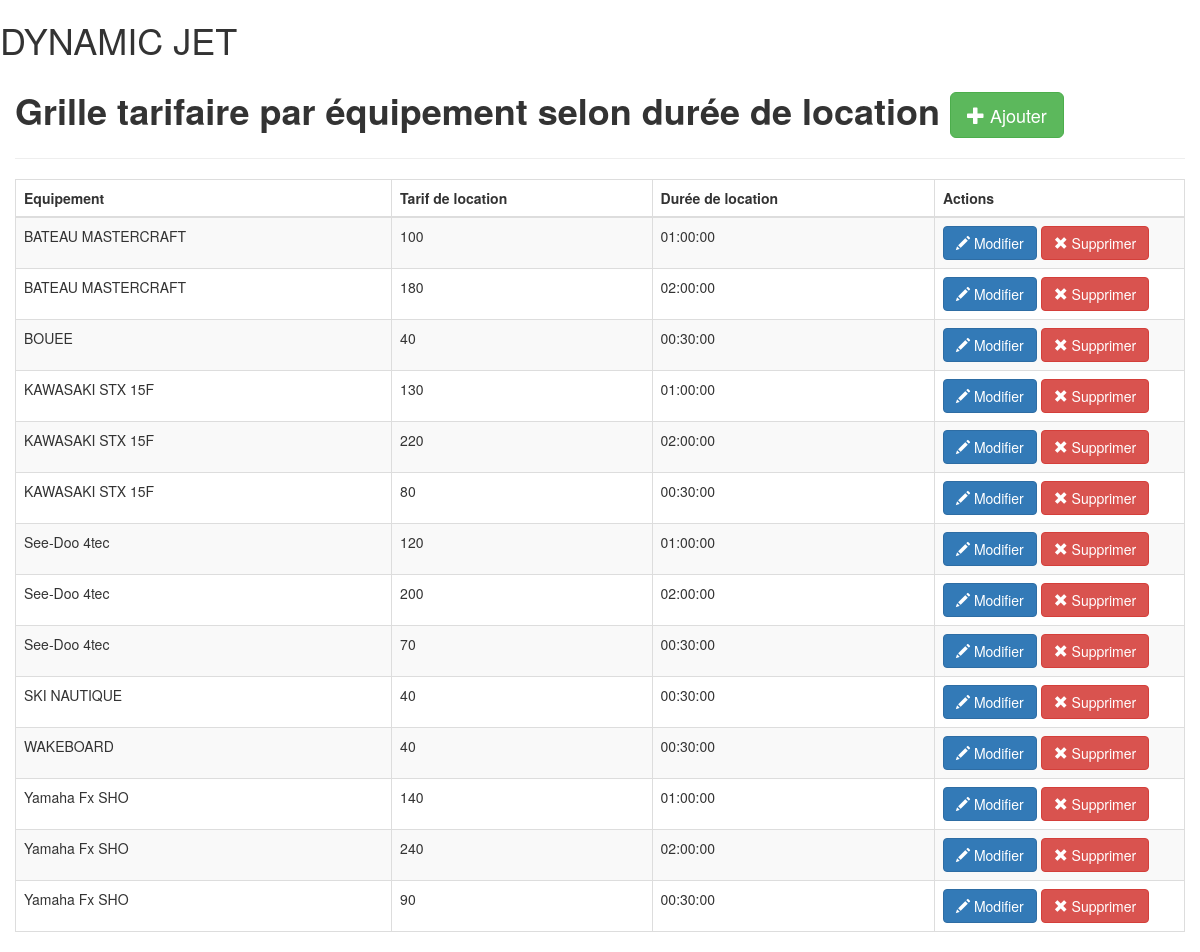
Screenshot of /tarif/index.php with the database file from the repository.
### tables this page shows
CREATE TABLE IF NOT EXISTS `tariflocation` (
  `id_tarif` int(11) NOT NULL AUTO_INCREMENT,
  `tarifloc` int(11) NOT NULL,
  `equipement` int(11) NOT NULL,
  `duree` int(11) NOT NULL,
  PRIMARY KEY (`id_tarif`),
  KEY `fk_id_equipement_equipements` (`equipement`),
  KEY `fk_id_dureelocation_dureelocation` (`duree`)
);

CREATE TABLE IF NOT EXISTS `equipements` (
  `id` int(11) NOT NULL AUTO_INCREMENT,
  `nom` varchar(255) NOT NULL,
  `description` varchar(255) NOT NULL,
  `puissance` float NOT NULL,
  `etat` varchar(30) NOT NULL,
  `image` varchar(255) DEFAULT NULL,
  PRIMARY KEY (`id`)
);

CREATE TABLE IF NOT EXISTS `dureelocation` (
  `id_duree` int(11) NOT NULL AUTO_INCREMENT,
  `temps` time NOT NULL,
  PRIMARY KEY (`id_duree`)
);

### tarif/index.php (the view, shortened to what this page needs)
<!DOCTYPE html>
<html>
    <head>
        <link rel="stylesheet" href="https://maxcdn.bootstrapcdn.com/bootstrap/3.3.6/css/bootstrap.min.css">
        <link rel="stylesheet" href="">
    </head>
    <body>
        <h1 class="text-logo"> DYNAMIC JET</h1>
        <div class="container admin">
          <div class="row">
              <h1><strong>Grille tarifaire par équipement selon durée de location </strong><a href="insert.php" class="btn btn-success btn-lg"><span class="glyphicon glyphicon-plus"></span> Ajouter</a></h1>
              <hr>
              <table class="table table-striped table-bordered">
                <thead>
                  <tr>
                    <th>Equipement</th>
                    <th>Tarif de location</th>
                    <th>Durée de location</th>
                    <th>Actions</th>
                  </tr>
                </thead>
                <tbody>
                    <?php
                      $db = Database::connect();
                      $statement = $db->query
                      ('SELECT id_tarif,tarifloc,equipements.nom,dureelocation.temps
                      FROM tariflocation
                      INNER JOIN equipements ON equipements.id = tariflocation.equipement
                      INNER JOIN dureelocation ON dureelocation.id_duree = tariflocation.duree
                      ORDER BY nom ASC');
                      while($tariflocations = $statement->fetch())
                      {
                          echo '<tr>';
                          echo '<td>'. $tariflocations['nom'] . '</td>';
                          echo '<td>'. $tariflocations['tarifloc'] . '</td>';
                          echo '<td>'. $tariflocations['temps'] . '</td>';
                          echo '<td width=250>';
                          echo '<a class="btn btn-primary" href="update.php?id='.$tariflocations['id_tarif'].'"><span class="glyphicon glyphicon-pencil"></span>  Modifier </a>';
                          echo '<a class="btn btn-danger" href="delete.php?id='.$tariflocations['id_tarif'].'"><span class="glyphicon glyphicon-remove"></span>  Supprimer </a>';
                          echo '</td>';
                          echo '</tr>';
                       }
                    ?>
                </tbody>
              </table>
          </div>
      </div>
  </body>
</html>

### rows the page displays
tariflocation: equipement.nom "BATEAU MASTERCRAFT", tarifloc "100", duree.temps "01:00:00"
tariflocation: equipement.nom "BATEAU MASTERCRAFT", tarifloc "180", duree.temps "02:00:00"
tariflocation: equipement.nom "BOUEE", tarifloc "40", duree.temps "00:30:00"
tariflocation: equipement.nom "KAWASAKI STX 15F", tarifloc "130", duree.temps "01:00:00"
tariflocation: equipement.nom "KAWASAKI STX 15F", tarifloc "220", duree.temps "02:00:00"
tariflocation: equipement.nom "KAWASAKI STX 15F", tarifloc "80", duree.temps "00:30:00"
tariflocation: equipement.nom "See-Doo 4tec", tarifloc "120", duree.temps "01:00:00"
tariflocation: equipement.nom "See-Doo 4tec", tarifloc "200", duree.temps "02:00:00"
tariflocation: equipement.nom "See-Doo 4tec", tarifloc "70", duree.temps "00:30:00"
tariflocation: equipement.nom "SKI NAUTIQUE", tarifloc "40", duree.temps "00:30:00"
tariflocation: equipement.nom "WAKEBOARD", tarifloc "40", duree.temps "00:30:00"
tariflocation: equipement.nom "Yamaha Fx SHO", tarifloc "140", duree.temps "01:00:00"
tariflocation: equipement.nom "Yamaha Fx SHO", tarifloc "240", duree.temps "02:00:00"
tariflocation: equipement.nom "Yamaha Fx SHO", tarifloc "90", duree.temps "00:30:00"
